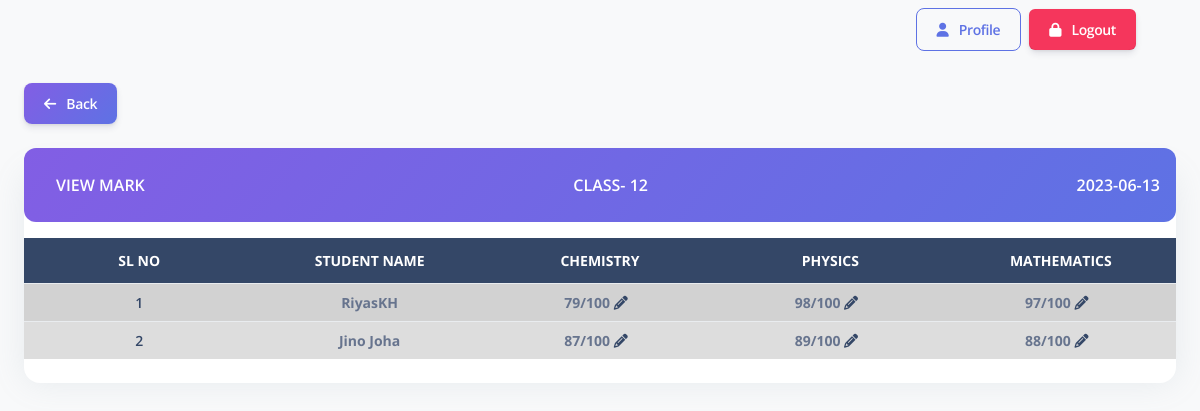
/admin/pages/view_mark.php?aid=7&dt=2023-06-13&&class=2 (signed in), run on the app's committed database.
### tables this page shows
CREATE TABLE `class` (
  `cid` int(11) NOT NULL,
  `clname` varchar(100) NOT NULL
);

CREATE TABLE `subject` (
  `subid` int(11) NOT NULL,
  `subname` varchar(100) NOT NULL,
  `cid` int(11) NOT NULL
);

CREATE TABLE `mark_child` (
  `mcid` int(11) NOT NULL,
  `markid` int(11) NOT NULL,
  `sid` int(11) NOT NULL
);

CREATE TABLE `student_data` (
  `sid` int(11) NOT NULL,
  `name` varchar(100) NOT NULL,
  `class` varchar(100) NOT NULL,
  `mobile` int(11) NOT NULL,
  `email` varchar(100) NOT NULL,
  `school` varchar(100) NOT NULL,
  `board` varchar(100) NOT NULL,
  `pname` varchar(100) NOT NULL,
  `pmobile` int(11) NOT NULL
);

CREATE TABLE `mark_subchild` (
  `msid` int(11) NOT NULL,
  `mcid` int(11) NOT NULL,
  `subject` int(11) NOT NULL,
  `mark` int(11) NOT NULL,
  `tmark` int(11) NOT NULL
);

### admin/pages/view_mark.php (the view, shortened to what this page needs)
<?php
include '../includes/connection.php';
$date = $_REQUEST['dt'];
$class = $_REQUEST['class'];
$markid = $_REQUEST['aid'];
$res = mysqli_query($conn, "select clname from class where cid = $class");
$rw = mysqli_fetch_array($res);
$classname = $rw["clname"]
    ?>
<!DOCTYPE html>
<html lang="en">
<head>
    <link href="../assets/css/nucleo-icons.css" rel="stylesheet" />
    <link href="../assets/css/nucleo-svg.css" rel="stylesheet" />
    <link href="../assets/css/nucleo-svg.css" rel="stylesheet" />
    <link id="pagestyle" href="../assets/css/argon-dashboard.css?v=2.0.4" rel="stylesheet" />
</head>
<body class="g-sidenav-show   bg-gray-100">
    <main class="main-content position-relative border-radius-lg ">
        <nav class="navbar navbar-main navbar-expand-lg shadow-none border-radius-xl " id="navbarBlur"
            data-scroll="false">
            <div class="container-fluid">
                <div class="collapse navbar-collapse mt-sm-0 mt-2 me-md-0 me-sm-4" id="navbar">
                    <ul class="navbar-nav  ms-md-auto pe-md-3 d-flex align-items-center">
                        <li class="nav-item d-flex align-items-center border-2">
                            <button onclick="window.location.href='profile.php'"
                                class="btn btn-outline-primary btn-md font-weight-bold  mb-0"><i
                                    class="fa fa-user me-sm-1"></i>&nbsp;&nbsp;Profile</button>
                        </li>
                        <li class="nav-item d-flex align-items-center bg-danger mx-2 rounded">
                            <button onclick="window.location.href='logout.php'"
                                class="btn btn-md font-weight-bold text-white mb-0"><i
                                    class="fa fa-lock me-sm-1"></i>&nbsp;&nbsp;Logout</button>
                        </li>
                    </ul>
                </div>
            </div>
        </nav>
        <div class="container-fluid py-4">
            <div class="mb-5">
                <button onclick="window.location.href='../pages/marks.php'"
                    class="btn bg-gradient-primary font-weight-bold text-white mb-0"><i
                        class="fa fa-arrow-left me-sm-1"></i>&nbsp;&nbsp;Back</button>
            </div>
            <div class="row">
                <div class="col-12">
                    <div class="card mb-4">
                        <div class="card-header p-0 position-relative mt-n4">
                            <div
                                class="d-flex justify-content-between bg-gradient-primary shadow-primary border-radius-lg p-3">
                                <h6 class="text-white ps-3 pt-2 text-uppercase">View Mark</h6>
                                <h6 class="text-white ps-3 pt-2 text-uppercase">Class-
                                    <?php echo $classname ?>
                                </h6>
                                <h6 class="text-white ps-3 pt-2 text-uppercase">
                                    <?php echo $date ?>
                                </h6>
                            </div>
                        </div>
                        <div class="card-body px-0 pt-3 pb-2">
                            <div class="table-responsive p-0">
                                <table
                                    class="table table-striped align-items-center w-100 d-block d-md-table text-sm rounded">
                                    <thead>
                                        <tr class="bg-dark">
                                            <th class="text-center text-uppercase text-white font-weight-bolder nowrap"
                                                style="width: 15%;">
                                                Sl No</th>
                                            <th class="text-center text-uppercase text-white font-weight-bolder nowrap "
                                                style="width: 15%;">
                                                Student Name</th>
                                            <?php
                                            $query = "SELECT * from subject where cid='$class'";
                                            $result = mysqli_query($conn, $query);
                                            while ($row = mysqli_fetch_array($result)) {
                                                ?>
                                                <th class="text-center text-uppercase text-white font-weight-bolder nowrap"
                                                    style="width: 15%;">
                                                    <?php echo $row['subname'] ?>
                                                </th>
                                            <?php } ?>
                                        </tr>
                                    </thead>
                                    <tbody>
                                        <?php
                                        $query = "SELECT mc.mcid, mc.sid, sd.name from mark_child mc inner join mark_master mm on mc.markid=mm.markid inner join student_data sd on mc.sid=sd.sid where mm.markid='$markid'";
                                        $result = mysqli_query($conn, $query);
                                        $i = 0;
                                        while ($row = mysqli_fetch_array($result)) {
                                            $i++;
                                            ?>
                                            <tr style="background-color: #ddd;">
                                                <td class="align-middle text-center">
                                                    <div class="d-flex flex-column ">
                                                        <h6 class="mb-0 text-sm">
                                                            <?php echo $i ?>
                                                        </h6>
                                                    </div>
                                                </td>
                                                <td class="align-middle text-center nowrap font-weight-bolder mb-0 ">
                                                    <?php echo $row["name"]; ?>
                                                </td>
                                                <?php
                                                $sid = $row['sid'];
                                                $mcid = $row['mcid'];
                                                $query1 = "SELECT * from mark_subchild ms inner join mark_child mc on mc.mcid=ms.mcid inner join subject s on s.subid=ms.subject where mc.sid=$sid and ms.mcid=$mcid";
                                                $result1 = mysqli_query($conn, $query1);
                                                while ($row1 = mysqli_fetch_array($result1)) {
                                                    ?>
                                                    <td class="align-middle text-center nowrap font-weight-bolder mb-0  ">
                                                        <?php echo $row1["mark"] . "/" . $row1["tmark"] ?>
                                                        <i class="fas fa-pencil-alt text-dark me-2 cursor-pointer"
                                                            data-toggle="modal" data-target="#form"
                                                            onclick="setData(<?php echo $row1['msid'] ?>,<?php echo $row1['mark'] ?>,'<?php echo $row1['subname'] ?>')"></i>
                                                    </td>
                                                <?php } ?>
                                            </tr>
                                            <?php
                                        }
                                        ?>
                                    </tbody>
                                </table>
                            </div>
                        </div>
                    </div>
                </div>
            </div>
        </div>
    </main>
</body>
</html>

### data on the page
class: clname "12"
subject: subname "CHEMISTRY"
subject: subname "PHYSICS"
subject: subname "MATHEMATICS"
mark_child: sid.name "RiyasKH"
mark_subchild: mark "79", tmark "100"
mark_subchild: mark "98", tmark "100"
mark_subchild: mark "97", tmark "100"
mark_child: sid.name "Jino Joha"
mark_subchild: mark "87", tmark "100"
mark_subchild: mark "89", tmark "100"
mark_subchild: mark "88", tmark "100"

### other printed values
$date "2023-06-13"
